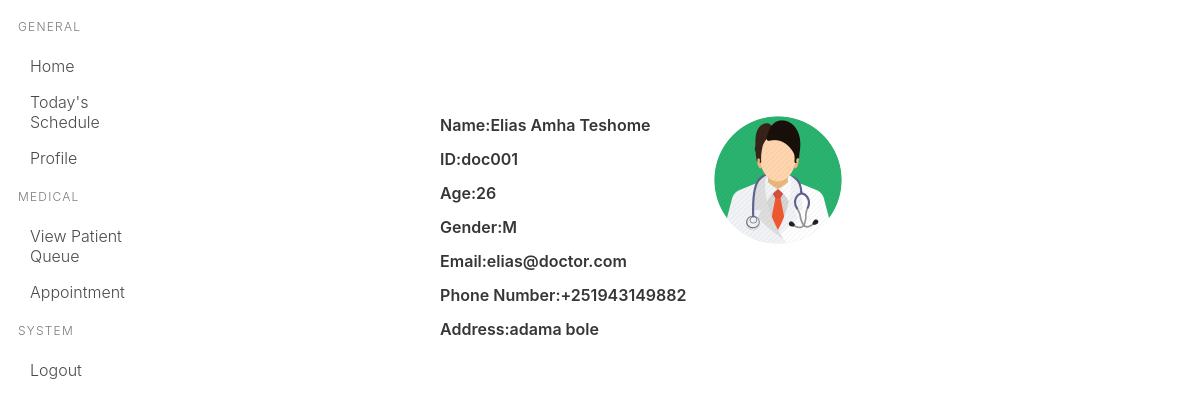
/user/doctor/profile.php (signed in), run on the app's committed database.
### tables this page shows
CREATE TABLE `user` (
  `id` varchar(10) NOT NULL,
  `full_name` text NOT NULL,
  `age` int(11) NOT NULL,
  `gender` text NOT NULL,
  `address` varchar(50) NOT NULL,
  `phone_number` varchar(15) NOT NULL,
  `email` varchar(50) NOT NULL,
  `emergency_contact` varchar(50) NOT NULL,
  `password` varchar(50) NOT NULL,
  `role` varchar(15) NOT NULL
);

### user/doctor/back/profile.php (the view)
<?php
if(!isset($_SESSION['id']) || $_SESSION['role']!="doctor")
{
    header("Location: ../../index.php");
    exit();
}
else{
    include_once '../../back/db.php';
    $qu="SELECT * FROM user where id ='".$_SESSION['id']."'";
    $result = mysqli_query($con,$qu);
    $check = mysqli_num_rows($result);
    if ($check >= 1){
        $row = mysqli_fetch_assoc($result);
        echo  '<h6>Name:'.$row['full_name'].'</h6>'.
              '<h6>ID:'.$row['id'].'</h6>'.
              '<h6>Age:'.$row['age'].'</h6>'.
              '<h6>Gender:'.$row['gender'].'</h6>'.
              '<h6>Email:'.$row['email'].'</h6>'.
              '<h6>Phone Number:'.$row['phone_number'].'</h6>'.
              '<h6>Address:'.$row['address'].'</h6>';
        if($row['gender']=="F"){
            $pro = '<img class="is-rounded" src="../../images/docF.jpg">';
        }
        else{
            $pro = '<img class="is-rounded" src="../../images/docM.png">';
        }
    }
}
?>

### data on the page
user: full_name "Elias Amha Teshome", id "doc001", age "26", gender "M", email "elias@doctor.com", phone_number "+251943149882", address "adama bole"
